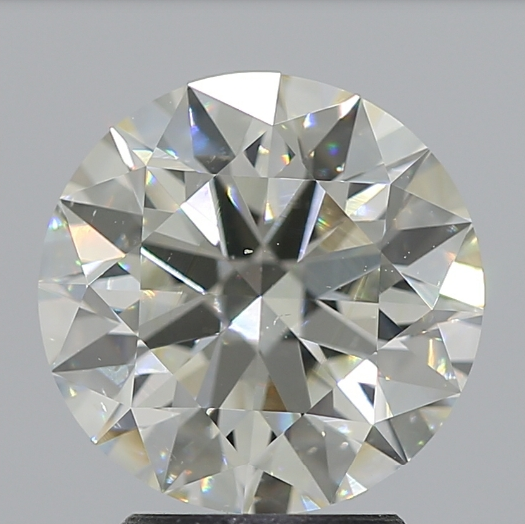
#> input picture 67400380 - fgObjectSegmentation/backgroundTest.png, 525 x 524 px, found by its file name
$ python main.py
#> lines starting #> are read from the running program, lines starting #| are printed output that depends on the picture; after the words box and inside, x2 and y2 are one past the last pixel; in counts of white or black regions, pixels touching at a corner belong together
# File        :   main.py (Foreground object segmentation via Grab Cut)
# Version     :   1.0.0
# Description :   Script that segments a foreground object via Grab Cut algorithm.
#                 Answer for: https://stackoverflow.com/questions/67400380/background-removal-from-images-with-opencv-in-android
# Date:       :   Fab 09, 2022
# Author      :   Ricardo Acevedo-Avila (racevedoaa@gmail.com)
# License     :   Creative Commons CC0

# Imports:
import cv2
import numpy as np


# Defines a re-sizable image window:
def showImage(imageName, inputImage):
    cv2.namedWindow(imageName, cv2.WINDOW_NORMAL)
    cv2.imshow(imageName, inputImage)
    cv2.waitKey(0)


# Applies a morpho operation:
def morphoOperation(binaryImage, kernelSize, opIterations, opString):
    # Get the structuring element:
    morphKernel = cv2.getStructuringElement(cv2.MORPH_RECT, (kernelSize, kernelSize))
    # Perform Operation:
    if opString == "Closing":
        op = cv2.MORPH_CLOSE
    else:
        print("Morpho Operation not defined!")
        return None

    outImage = cv2.morphologyEx(binaryImage, op, morphKernel, None, None, opIterations, cv2.BORDER_REFLECT101)

    return outImage


# image path
path = "D://opencvImages//"
fileName = "backgroundTest.png"

# Reading an image in default mode:
inputImage = cv2.imread(path + fileName)
#> inputImage is the input picture: shape (524, 525, 3); mean B, G, R 165, 166.4, 164.6

# (Optional) Deep copy for results:
inputImageCopy = inputImage.copy()

# Convert RGB to grayscale:
grayscaleImage = cv2.cvtColor(inputImage, cv2.COLOR_BGR2GRAY)
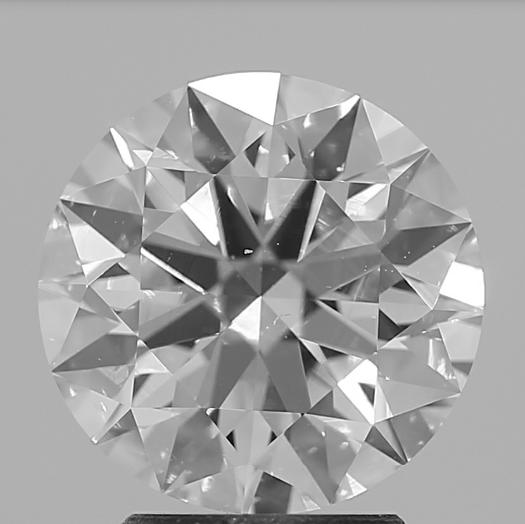
#> grayscaleImage: shape (524, 525); min 1, max 255, mean 165.7

# Adaptive Thresholding
windowSize = 31
windowConstant = 11
binaryImage = cv2.adaptiveThreshold(grayscaleImage, 255, cv2.ADAPTIVE_THRESH_MEAN_C, cv2.THRESH_BINARY_INV, windowSize,
                                    windowConstant)
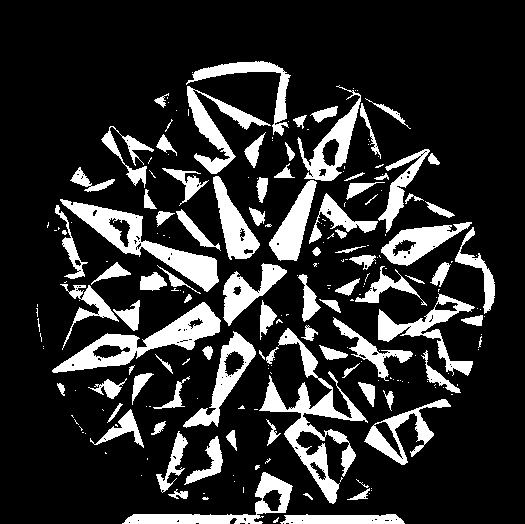
#> binaryImage: shape (524, 525); 18.2% white; 226 white regions (136 under 20 px), largest, box (x1, y1, x2, y2) and area: (259, 328, 368, 504) 4101, (60, 199, 219, 292) 3446, (52, 302, 221, 373) 3439

# Apply a morphological closing with:
# Rectangular SE size 3 x 3 and 10 iterations
binaryImage = morphoOperation(binaryImage, 3, 10, "Closing")
#> in morphoOperation, `outImage = cv2.morphologyEx(binaryImage, op, morphKernel, None, None, ..`:
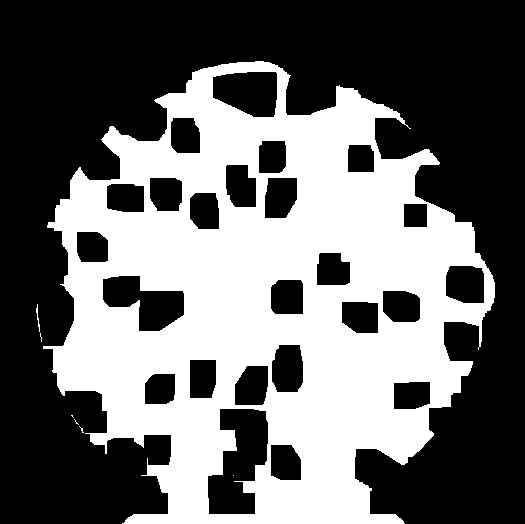
#> outImage: shape (524, 525); 41.5% white; 7 white regions (5 under 20 px)

# Find the EXTERNAL contours on the binary image:
contours, hierarchy = cv2.findContours(binaryImage, cv2.RETR_EXTERNAL, cv2.CHAIN_APPROX_SIMPLE)
#> contours = 6 contours, 5 with area under 20; largest, box (x1, y1, x2, y2) and area: (43, 61, 495, 524) 142386

# This list will store the target bounding box
maskRect = []

# Look for the outer bounding boxes (no children):
for i, c in enumerate(contours):

    # Get blob area:
    currentArea = cv2.contourArea(c)

    # Get the bounding rectangle:
    boundRect = cv2.boundingRect(c)

    # Set a minimum area
    minArea = 1000

    # Look for the target contour:
    if currentArea > minArea:
        # Found the target bounding rectangle:
        maskRect = boundRect

        # (Optional) Draw the rectangle on the input image:
        # Get the dimensions of the bounding rect:
        rectX = boundRect[0]
        rectY = boundRect[1]
        rectWidth = boundRect[2]
        rectHeight = boundRect[3]

        # (Optional) Set color and draw:
        color = (0, 0, 255)
        cv2.rectangle(inputImageCopy, (int(rectX), int(rectY)),
                      (int(rectX + rectWidth), int(rectY + rectHeight)), color, 2)

        # (Optional) Show image:
        showImage("Bounding Rectangle", inputImageCopy)
#> this loop made 6 passes
#> (currentArea, rectX, rectY, rectWidth, rectHeight, color) on pass 6: (142386.5, 43, 61, 452, 463, (0, 0, 255))
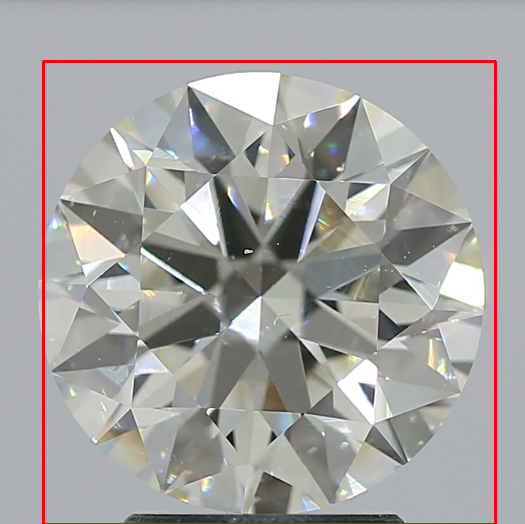
#> inputImageCopy: shape (524, 525, 3); 1.66% of pixels changed, all inside (x1, y1, x2, y2) = (42, 60, 497, 524)

# Create mask for Grab n Cut,
# The mask is a uint8 type, same dimensions as
# original input:
mask = np.zeros(inputImage.shape[:2], np.uint8)

# Grab n Cut needs two empty matrices of
# Float type (64 bits) and size 1 (rows) x 65 (columns):
bgModel = np.zeros((1, 65), np.float64)
fgModel = np.zeros((1, 65), np.float64)

# Run Grab n Cut on INIT_WITH_RECT mode:
grabCutIterations = 5
mask, bgModel, fgModel = cv2.grabCut(inputImage, mask, maskRect, bgModel, fgModel, grabCutIterations,
                                     mode=cv2.GC_INIT_WITH_RECT)
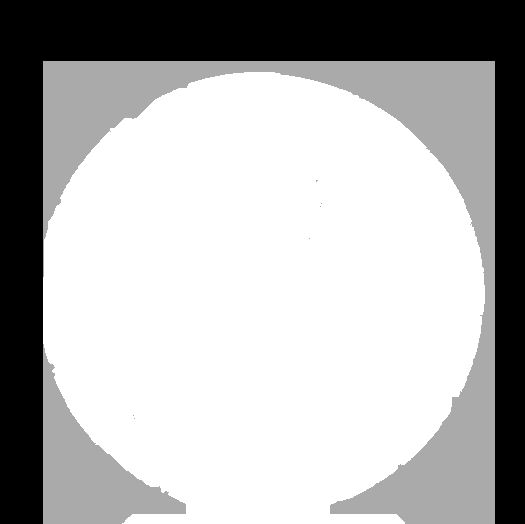
#> mask: shape (524, 525); min 0, max 3, mean 2.09; drawn with min black and max white

# Set all definite background (0) and probable background pixels (2)
# to 0 while definite foreground and probable foreground pixels are
# set to 1
outputMask = np.where((mask == cv2.GC_BGD) | (mask == cv2.GC_PR_BGD), 0, 1)
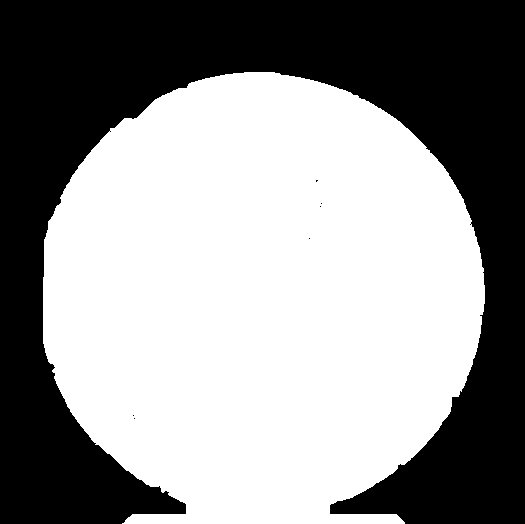
#> outputMask: shape (524, 525) int64; values 0 (black) and 1 (white), 57.3% white; 7 black regions (6 under 20 px), largest, box (x1, y1, x2, y2) and area: (0, 0, 525, 524) 117438

# Scale the mask from the range [0, 1] to [0, 255]
outputMask = (outputMask * 255).astype("uint8")

# (Optional) Apply a morphological closing with:
# Rectangular SE size 3 x 3 and 5 iterations:
outputMask = morphoOperation(outputMask, 3, 5, "Closing")
#> in morphoOperation (call 2), `outImage = cv2.morphologyEx(binaryImage, op, morphKernel, None, None, ..`: outImage: shape (524, 525); 57.3% white; 1 black region, box (x1, y1, x2, y2) and area: (0, 0, 525, 524) 117350

# Apply a bitwise AND to the image using our mask generated by
# GrabCut to generate the final output image:
segmentedImage = cv2.bitwise_and(inputImage, inputImage, mask=outputMask)
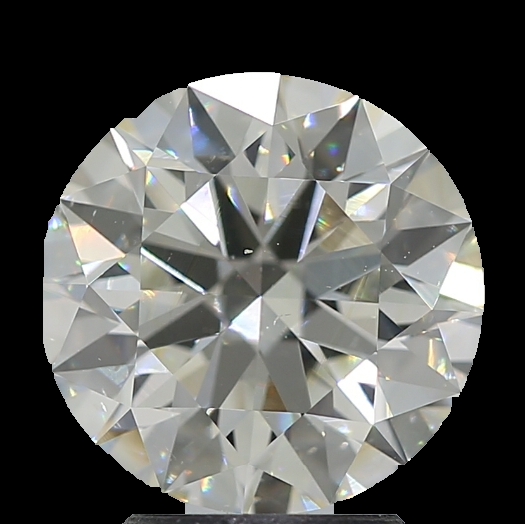
#> segmentedImage: shape (524, 525, 3); mean B, G, R 88, 90.8, 90

showImage("Segmented Image", segmentedImage)
